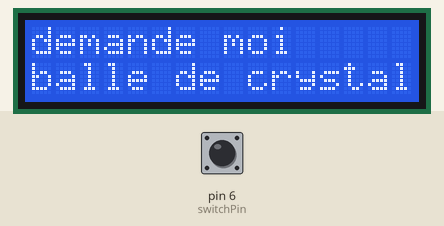
Simulated run of this sketch. Board: Arduino Uno, built with avr-gcc and run on an emulated ATmega328P. Parts: 16×2 character LCD. The inputs (shaded band) are chosen by the test bench; at power-on: pin 6 (switchPin) LOW. Random numbers use the default seed unless the sketch sets one.

Above: at 1.2 s.
1.3 s: pin 6 (switchPin) pulled HIGH for 0.15 s
At 2.2 s:
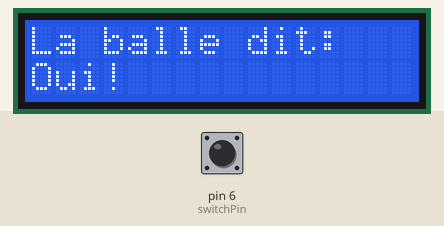
2.9 s: pin 6 (switchPin) pulled HIGH for 1 s
At 4.7 s:
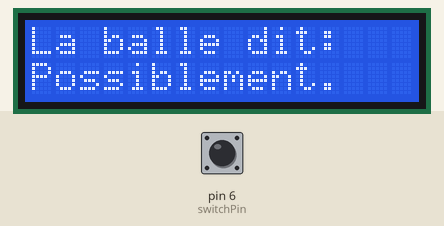
5.4 s: pin 6 (switchPin) pulled HIGH for 0.15 s
At 6.6 s:
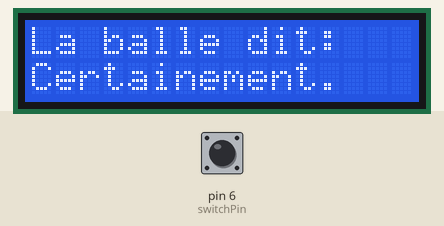
Timing chart, 0 to 8.4 s (numbered marks = the images above; inputs shaded):
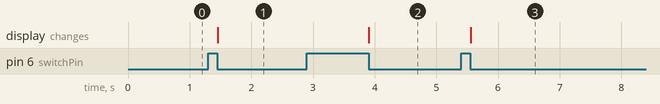

Measured:
- after the input at 1.3 s, the display: changes after 0.15 s (image 1)
- after the input at 2.9 s, the display: changes after 1.0 s (image 2)
- after the input at 5.4 s, the display: changes after 0.16 s (image 3)

The sketch:

crystalBall.ino
```cpp
#include <LiquidCrystal.h>
LiquidCrystal lcd(12, 11, 5, 4, 3, 2);

const int switchPin = 6;
int switchState = 0;
int prevSwitchState = 0;
int reply;

void setup() {
  lcd.begin(16,2);
  pinMode(switchPin, INPUT);
  lcd.print("demande moi");
  lcd.setCursor(0,1);
  lcd.print("balle de crystal");
  // add seed
  randomSeed(analogRead(0));
}

void loop() {
  switchState = digitalRead(switchPin);

  if (switchState != prevSwitchState) {
    if (switchState == LOW) {
      reply = random(8);
      lcd.clear();
      lcd.setCursor(0,0);
      lcd.print("La balle dit:");
      lcd.setCursor(0,1);

      switch (reply) {
        case 0:
          lcd.print("Oui!");
          break;
        case 1:
          lcd.print("Peut-etre.");
          break;
       case 2:
          lcd.print("Certainement.");
          break;
       case 3:
          lcd.print("Possiblement.");
          break;
       case 4:
          lcd.print("Pas sur.");
          break;
       case 5:
          lcd.print("Dem encore.");
          break;
       case 6:
          lcd.print("J'en doute.");
          break;
       case 7:
          lcd.print("Nope.");
          break;
      }
    }
  }

  prevSwitchState = switchState;
}
```
